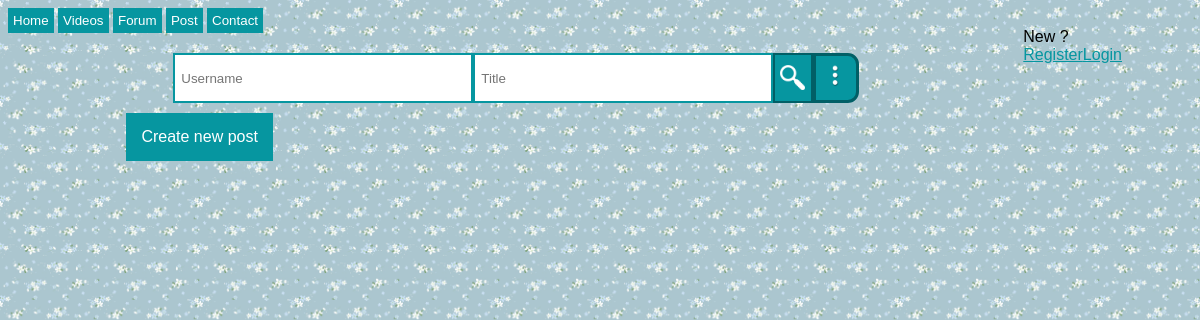
Before: /forum/ with the older database file.
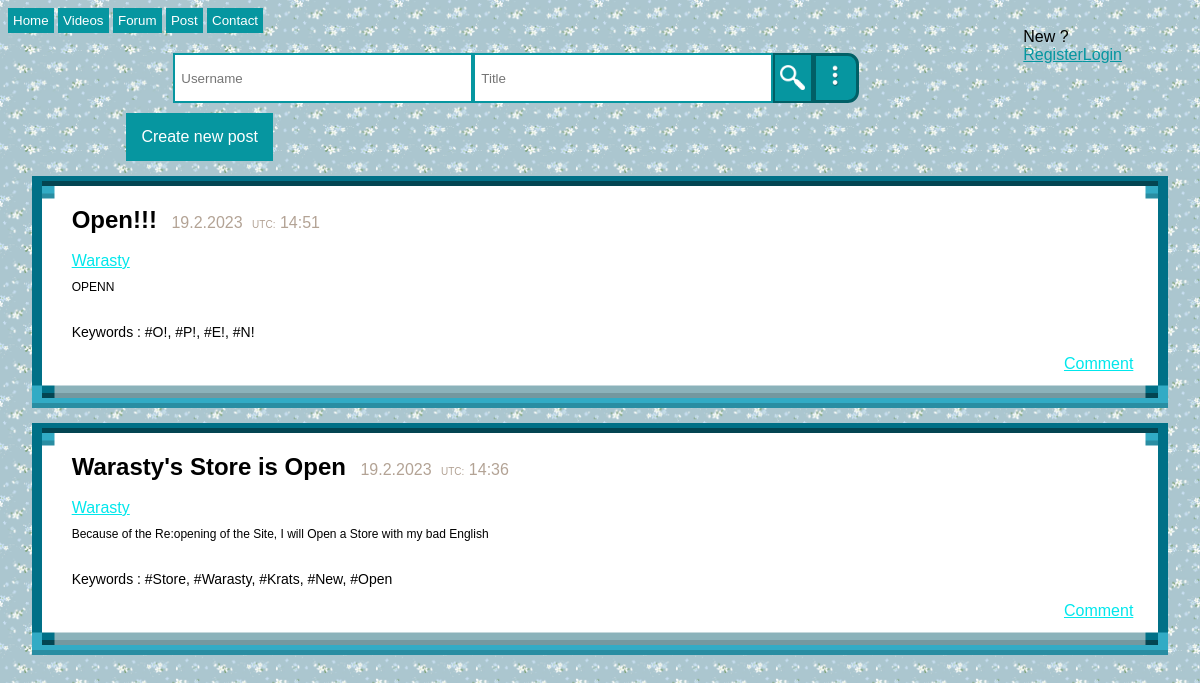
After: the same page with the newer database file.
### ed/models.py (models this page shows, shortened)
class forum(models.Model):
    user = models.CharField(max_length=255, default=' ')
    title = models.CharField(max_length=100, unique=False, blank=False, default='')
    message = models.CharField(max_length=255)
    tags = models.CharField(max_length=255)
    created_at = models.DateTimeField(auto_now_add=True)
    like = models.ManyToManyField(User, related_name='like', blank=True)
    dislike = models.ManyToManyField(User, related_name='dislike', blank=True)

### ed/views.py (the view)
# urls.py: path('forum/', views.forum_view, name='forum'),
def forum_view(request):
    data = forum.objects.all().order_by('-created_at')
    form = addforum()
    likeobj = forum.objects.annotate(like_count=Count('like')).order_by('-like_count')[:3]
    if request.method == 'POST':
        form = addforum(request.POST)
        if form.is_valid():
            instance = form.save(commit=False)
            instance.user = request.user.username
            instance.save()
    return render(request, 'nick/forum/forum.html', {'message': data, 'form': form, 'likeobj': likeobj})

### ed/forms.py
class addforum(forms.ModelForm):
    class Meta:
        model = forum
        fields = ['title', 'message', 'tags']
        widgets = {
            'title': forms.TextInput(attrs={'id': 'createTopic'}),
            'message': forms.Textarea(attrs={'id': 'createDesc'}),
            'tags': forms.TextInput(attrs={'id': 'keywords'})
        }

### ed/templatetags/hashtag.py (called while the page is built)
@register.simple_tag()
def check(tags):
    try:
        tag = tags.split(' ')
        new_tag = ' '
        for singletag in tag:
            if singletag.startswith('#'):
                new_tag = f'{new_tag} {singletag}'
            else:
                new_tag = f'{new_tag} #{singletag}'
        return new_tag
    except:
        if tags.startswith('#'):
            return (tags)
        else:
            x = f'#{tags}'
            return x

### templates/nick/forum/forum.html (shortened to what this page needs)
<!DOCTYPE html>
{% load static %}
{% load hashtag %}
<html lang="en">
    <head>
        <link rel="stylesheet" href={% static "css/nick/light/css/global.css" %}>
        <link rel="stylesheet" href={% static 'css/nick/dark/css/global.css' %}>
        <link rel="stylesheet" href={% static 'css/nick/mobile/css/global.css' %}>
        <link rel="stylesheet" href={% static 'css/nick/light/css/top-banner.scss' %}>
        <link rel="stylesheet" href={% static 'css/nick/dark/css/top-banner.css' %}>
        <link rel="stylesheet" href={% static 'css/nick/light/css/searchbar.css' %}>
        <link rel="stylesheet" href={% static 'css/nick/dark/css/searchbar.css' %}>
        <link rel="stylesheet" href={% static 'css/nick/light/css/create-post.css' %}>
        <link rel="stylesheet" href={% static 'css/nick/dark/css/create-post.css' %}>
    </head>
    <body>
    {% include 'nick/top-banner.html' %}
    <form action="{% url 'ed:searchworker' %}" method="get">
        <div id="search">
            <input  type="search" name="user" id="searchBar" placeholder="Username">
            <input type="search" name="title" id="searchBar" placeholder="Title">
            <button id="searchButton"><img src="{% static 'img/nick/search.png' %}" style="width: 25px; height: 25px;" alt=""></button>
            <div id='filter' onclick='filterSearch()'><img src="{% static 'img/nick/3dots.png' %}" style="width: 40px; height: 40px;" alt=""></div>
        </div>
    </form>
            <button onclick="location.href='{% url 'ed:create' %}';" id='buttonNewPost'>Create new post</button>
            {% for data in message %}
                <div class="post" id="{{ data.user }}={{ data.title }}">
                <label style="font-size: 24px; padding: 10px; color: rgb(0,0,0);"><b>{{ data.title }}</b></label>
                <label id='date' style="color: rgb(179, 163, 149);">{{ data.created_at.day }}.{{ data.created_at.month }}.{{ data.created_at.year }}</label>
                <label style="font-size: 10px;color: rgb(179, 163, 149); padding-left: 5px;">UTC:</label>
                <label id='time' style="color: rgb(179, 163, 149);">{{ data.created_at.hour}}:{{ data.created_at.minute }}</label><br><br>
                <a id="notwhite" href='{% url 'ed:profile' %}?user={{ data.user }}' style="float: none; padding: 10px;">{{ data.user }}</a>
                <span>{{ data.message }}</span>
                <span id="tags">Keywords :  {% check data.tags %}</span>
                <div style="padding-right: 20px; padding: 5px;"><a id="notwhite" href="{% url 'ed:comment' %}?user={{ data.user }}&title={{ data.title }}">Comment</a></div>
                <br>
                </div>
            {% endfor %}
    </body>
</html>

### templates/nick/top-banner.html
{% load static %}
<div id="topBanner">
    <div>
        {% if request.user.is_authenticated %}
            <div id="dropdown"  style="float: right; margin-right: 70px; margin-top: 20px">
                <label onclick="ddMenu()">{{ request.user.username }}</label>
                <div  id="dropdown-content">
                    <a href="{% url 'ed:profile' %}?user={{ request.user.username }}" style="float: left;">Profile</a>
                    <a href="{% url 'ed:notification' %}" style="float: left;">Notification</a>
                    <a href="{% url 'ed:settings' %}" style="float: left;">Settings</a>
                    <a href="{% url 'ed:logout' %}" style="float: left;">Logout</a>
                </div>
            </div>
        {% else %}
            <div id="dropdown"  style="float: right; margin-right: 70px; margin-top: 20px">
                <label onclick="ddMenu()">New ?</label>
                <div  id="dropdown-content">
                    <a href="{% url 'ed:register' %}" style="float: left;">Register</a>
                    <a href="{% url 'ed:logout' %}" style="float: left;">Login</a>
                </div>
            </div>
        {% endif %}
    </div>
</div>
<div id="scroll">
    <button class="buttonTop" onClick="window.location='{% url 'ed:home' %}';">Home</button>
    <button class="buttonTop" onClick="window.location='{% url 'ed:video' %}';">Videos</button>
    <button class="buttonTop" onClick="window.location='{% url 'ed:forum' %}';">Forum</button>
    <button class="buttonTop" onClick="window.location='{% url 'ed:posts' %}';">Post</button>
    <button class="buttonTop" onClick="window.location='{% url 'ed:contact' %}';">Contact</button>
</div>

### static/css/nick/light/css/global.css (style rules this page uses)
body { background-image: url('../../../img/nick/patternwhite.jpg'); background-size: 200px; background-repeat: inherit; font-family: 'Gill Sans', 'Gill Sans MT', Calibri, 'Trebuchet MS', sans-serif; outline: none; }
.post { background-color: white; border: 30px solid transparent; border-image: url('../../../img/nick/lightthiccborder.png') 20% round; margin-left: 10%; margin-right: 10%; margin-top: 15px; width: auto; height: max-content; }
button { background-color: #0696a0; border: none; padding: 5px; text-decoration: none; color: white; cursor: pointer; outline: none; }
a { float: right; color: #0696a0; }
span { display: block; word-wrap: break-word; font-size: 16px; padding: 10px; }

### static/css/nick/mobile/css/global.css (style rules this page uses)
@media (max-width: 1200px) { body { background-size: 100px; } }
@media (max-width: 1200px) { span { font-size: 12px; } }
@media (max-width: 1200px) { .post { margin-left: 2%; margin-right: 2%; } }

### static/css/nick/light/css/searchbar.css (style rules this page uses)
#filter { border-radius: 0 0.7em 0.7em 0; background-color: rgb(6, 150, 160); border: 0.2em rgb(1, 95, 102) solid; }
#search { display: flex; justify-content: center; margin-top: 20px; }
#searchBar { border: rgb(6, 150, 160) solid; border-width: 0.2em; padding: 0.2em 0.2em 0.2em 0.5em; width: 300px; height: 50px; outline: none; }
#searchButton { border: 0.2em rgb(1, 95, 102) solid; background-color: rgb(6, 150, 160); color: black; font-weight: bold; padding-bottom: 0.2em; width: 40px; }
a#notwhite { color: rgb(0, 231, 236); }

### static/css/nick/light/css/create-post.css (style rules this page uses)
#buttonNewPost { background-color: rgb(6, 150, 160); border: none; padding: 15px; margin-top: 10px; margin-left: 10%; font-size: 16px; text-decoration: none; color: white; cursor: pointer; }
#tags { margin-top: 10px; font-size: 14px; }

Changed rows visible on the page:
added forum: title "Open!!!", created_at.day "19", created_at.month "2", created_at.year "2023", created_at.hour "14", created_at.minute "51", user "Warasty", message "OPENN", tags "#O!, #P!, #E!, #N!"
added forum: title "Warasty's Store is Open", created_at.day "19", created_at.month "2", created_at.year "2023", created_at.hour "14", created_at.minute "36", user "Warasty", message "Because of the Re:opening of the Site, I will Open a Store with my bad English", tags "#Store, #Warasty, #Krats, #New, #Open"
